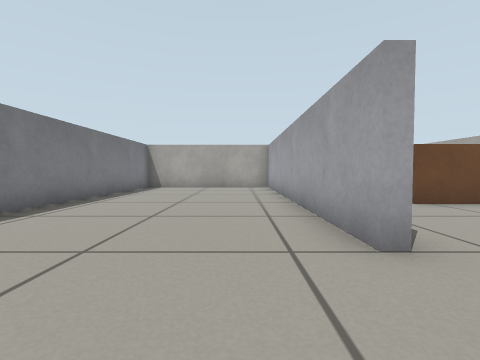
View 1 (above)

21 first-person views from a walk through a robot-simulator world made for Gazebo. The camera is 0.39 m above the floor, tilts 2° down and sees 85° across. The floor is counted in squares, 0.5 m on a side. Each view is taken from the middle of a square. On the plan, view 1 faces up. The plan holds only what a view shows up to about 10 squares ahead; the rest is blank.

View 2
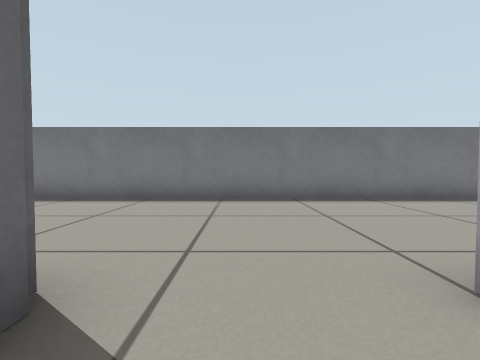

View 3
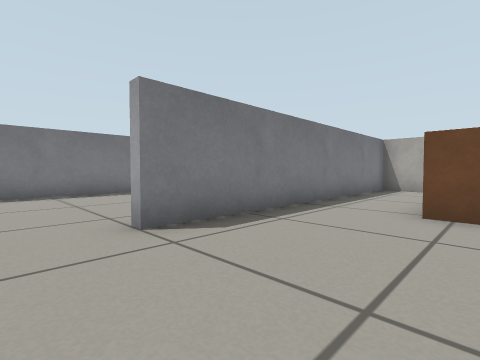

View 4
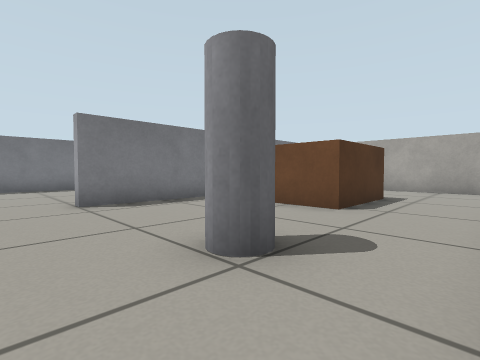

View 5
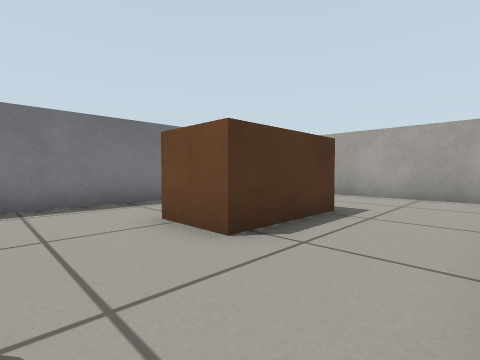

View 6
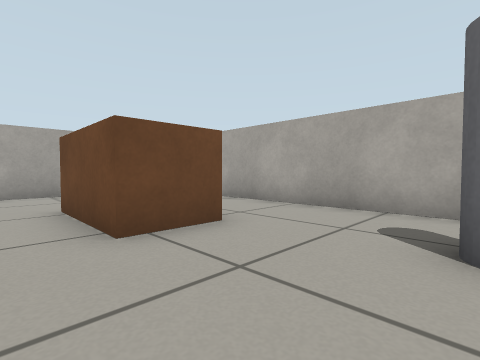

View 7
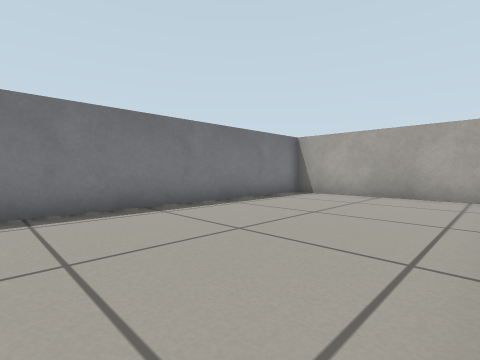

View 8
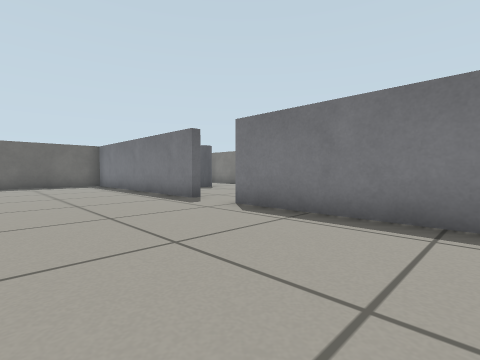

View 9
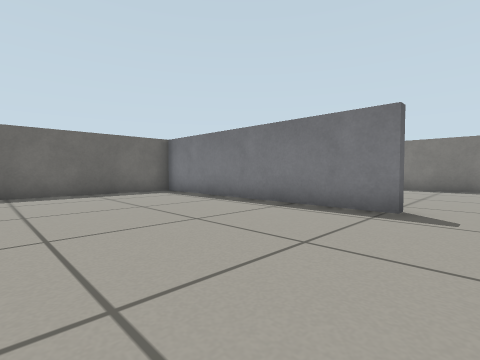

View 10
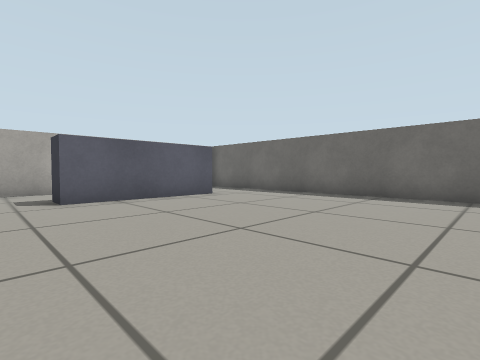

View 11
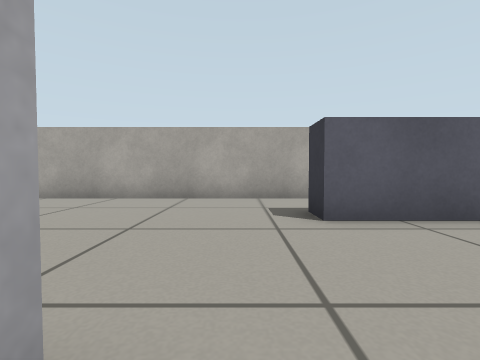

View 12
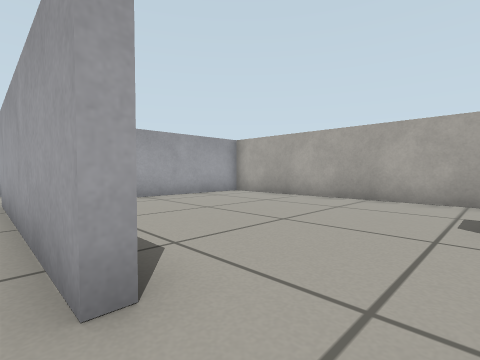

View 13
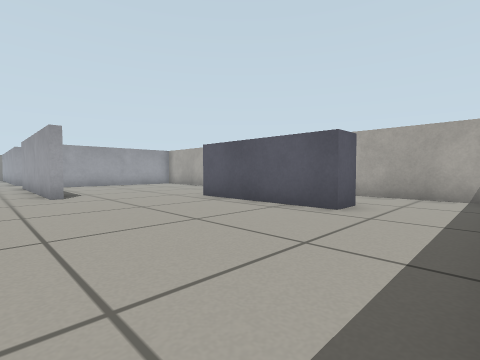

View 14
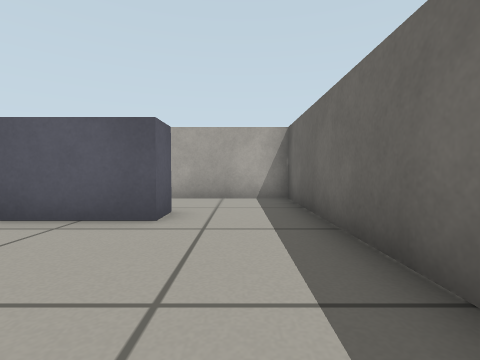

View 15
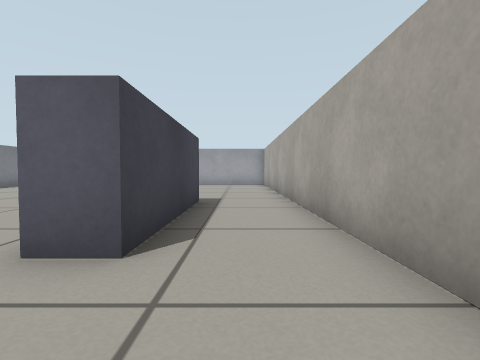

View 16
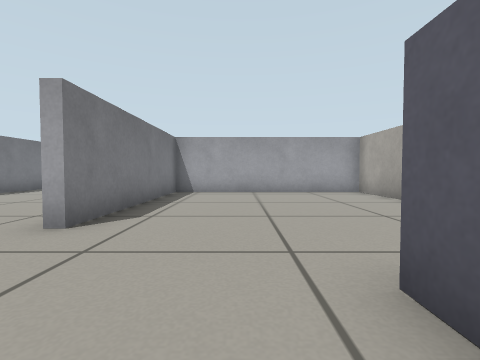

View 17
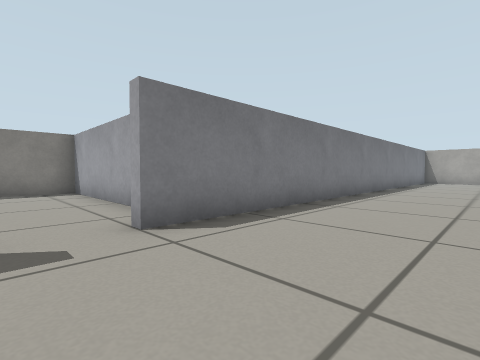

View 18
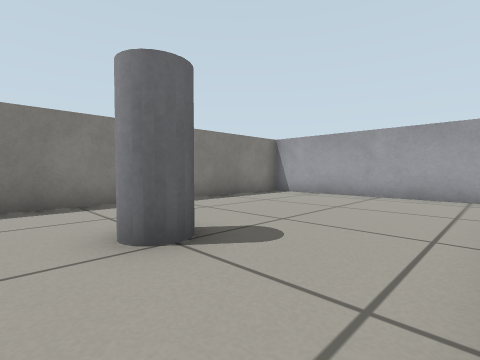

View 19
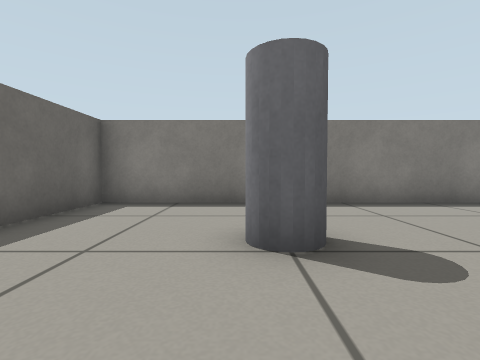

View 20
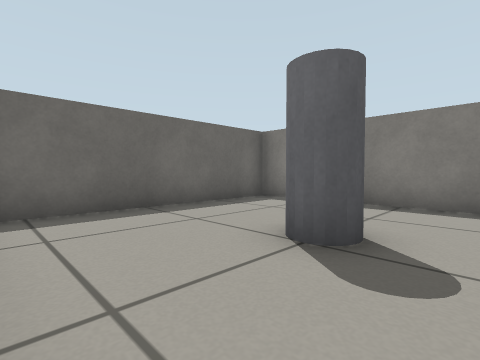

View 21
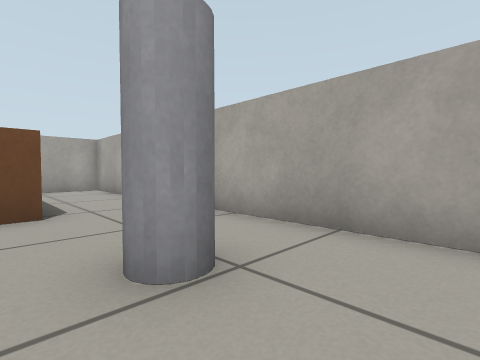

### Floor plan
Points are (right, up) in squares from view 1. A wall is a line through its corners. A room is listed if a view was taken in it or the views show most of it. See-through windows are left out.
Room 1 (views 1, 7, 8, 9, 10, 11, 12, 13, 14, 15, 16, 17)
walls: (5.1, -8.3) (6, -8.3) (6, -12.7) (5.1, -12.7) (5.1, -8.3); (1.7, 2.5) (1.4, 2.5) (1.4, 9.9); (-4.8, -7.3) (-4.3, -7.3) (-4.3, -14.9); (-3.9, -15.3) (8.4, -15.3) (8.4, -0.5) (1.7, -0.5) (1.7, -6.5) (1.4, -6.5) (1.4, -0.1); (0.8, 12.4) (-4.3, 12.4) (-4.3, -5.5)
ways out: opening at (2, 1.5) to room 2; opening at (-4, -6.5) to room 3
Room 2 (views 2, 3, 4, 5, 6, 21)
walls: (8.4, 1.1) (8.4, 11.9); (1.7, 11.9) (1.7, 2.5); (7.9, 12.4) (2.1, 12.4); (1.4, -0.1) (1.9, -0.1)
ways out: opening at (2, 1.5) to room 1
objects: brown box (4, 6) to (5, 9); grey cylinder (6, 3)
Room 3 (views 18, 19, 20)
walls: (-4.3, -5.5) (-4.8, -5.5); (-5.2, -4.6) (-11.3, -4.6) (-11.3, -15.3) (-5.1, -15.3)
ways out: opening at (-4, -6.5) to room 1
objects: grey cylinder (-8, -12) to (-8, -11)

Positions as (right, up) in squares from view 1, and headings:
1: (0, 0), facing up
2: (3, 1), facing left
3: (5, 1), facing up-left
4: (8, 1), facing up-left
5: (8, 4), facing up-left
6: (3, 3), facing up-right
7: (1, 4), facing up-left
8: (0, -1), facing down-left
9: (1, -6), facing down-left
10: (-2, -7), facing down-right
11: (1, -7), facing right
12: (1, -8), facing up-right
13: (0, -15), facing up-right
14: (1, -14), facing right
15: (7, -15), facing up
16: (4, -10), facing up
17: (-1, -7), facing up-left
18: (-5, -13), facing up-left
19: (-5, -12), facing left
20: (-5, -10), facing down-left
21: (5, 1), facing up-right
